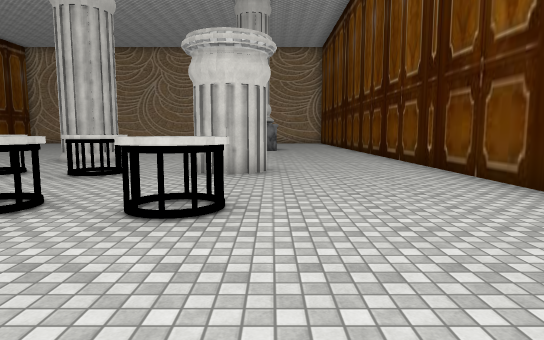
[1] (above)

17 first-person views from a walk through a scene from a Unity 3-D project. The camera is 1.5 m above the floor, tilts 6° down and sees 75° across. The floor is counted in squares, 2.09 m on a side. Each view is taken from the middle of a square. On the plan, view 1 faces up. The plan holds only what a view shows up to about 11 squares ahead; the rest is blank. The place goes on beyond the plan. The player is left out. Some surface patterns are stand-ins.

[2]
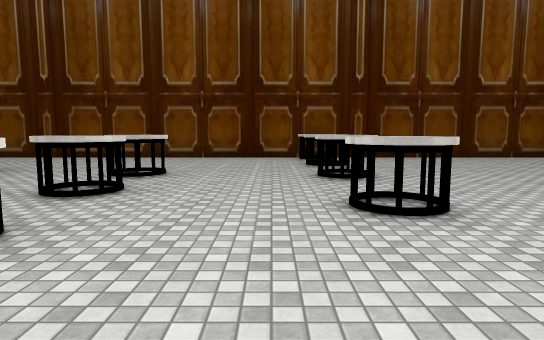

[3]
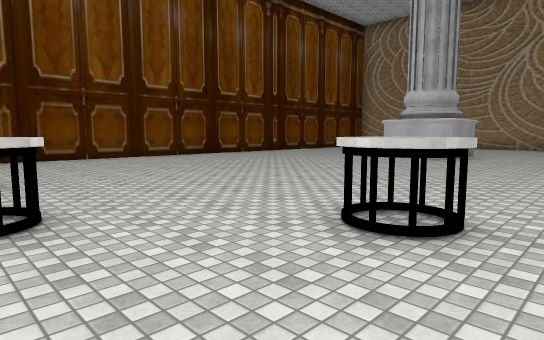

[4]
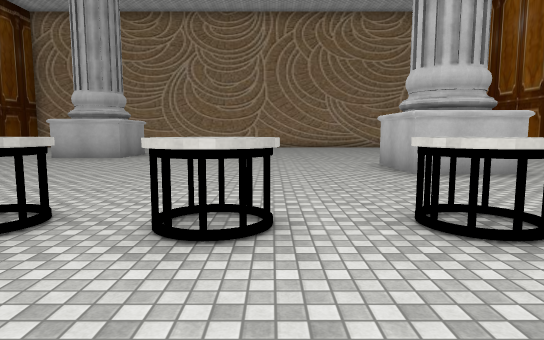

[5]
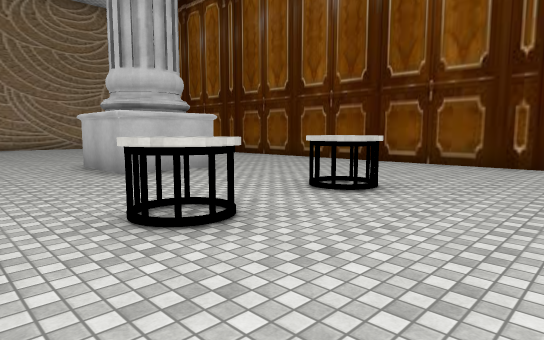

[6]
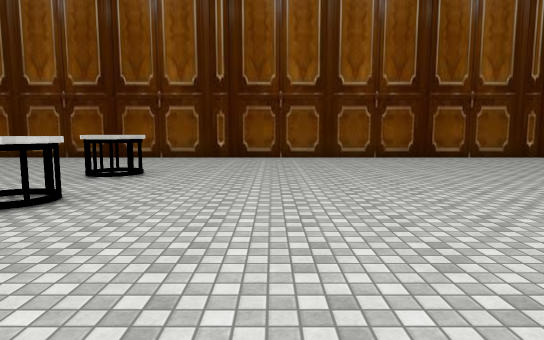

[7]
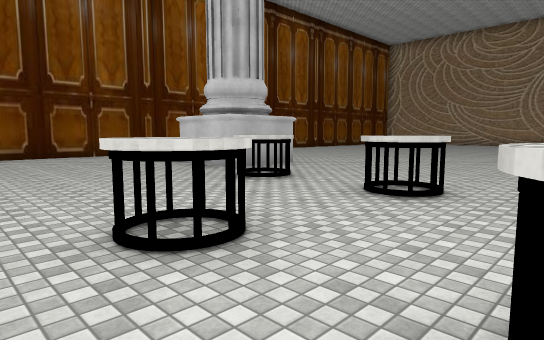

[8]
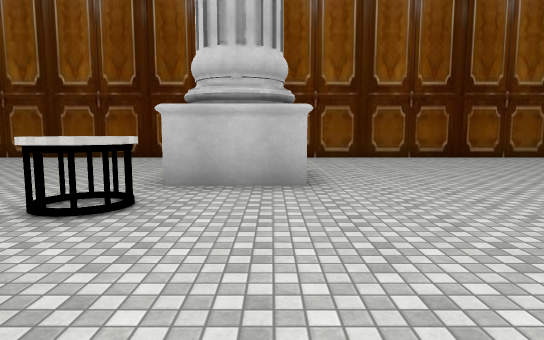

[9]
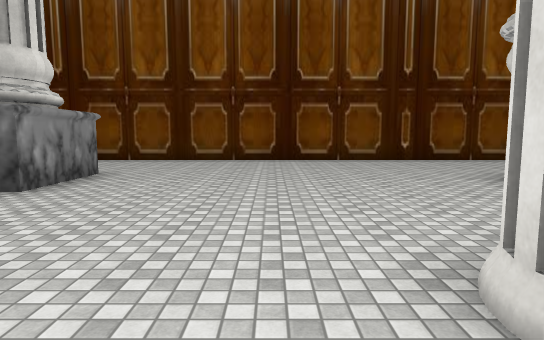

[10]
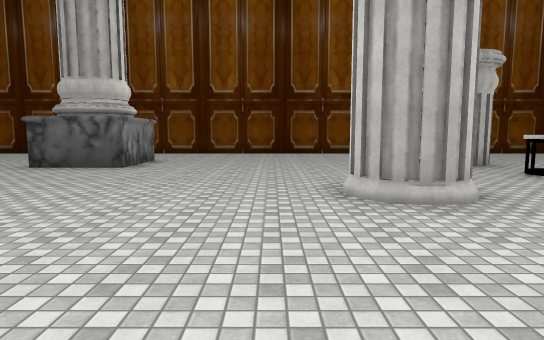

[11]
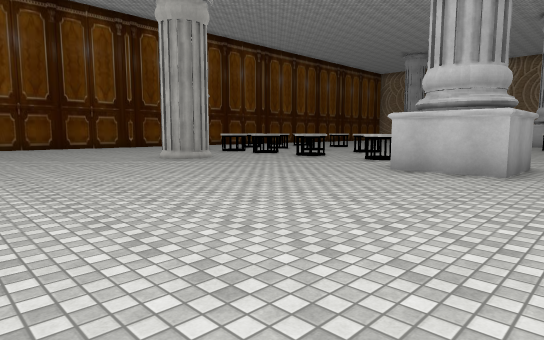

[12]
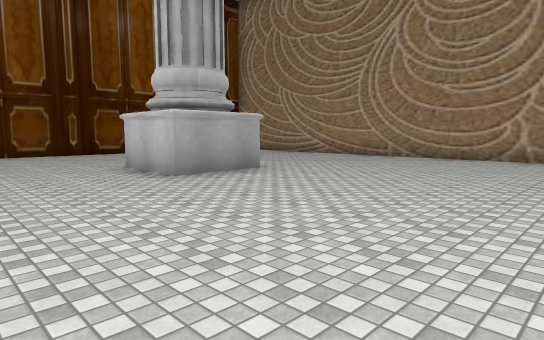

[13]
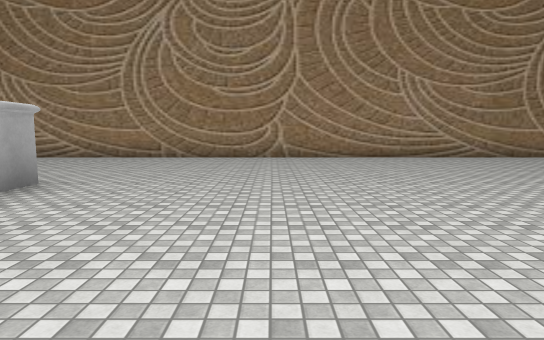

[14]
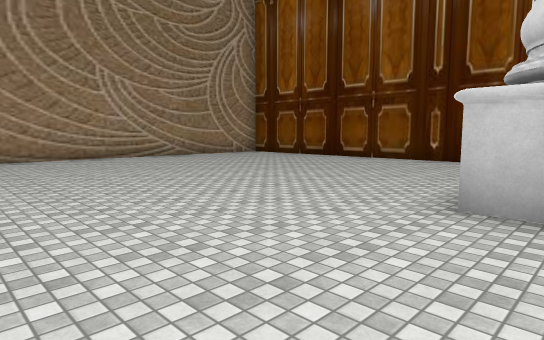

[15]
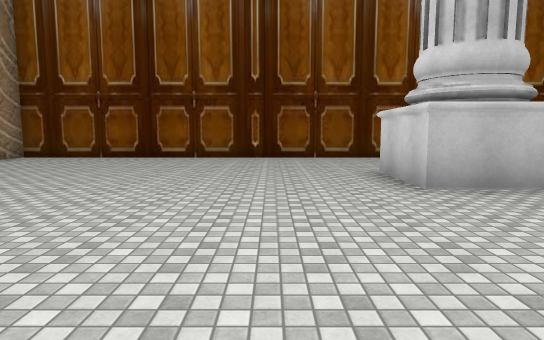

[16]
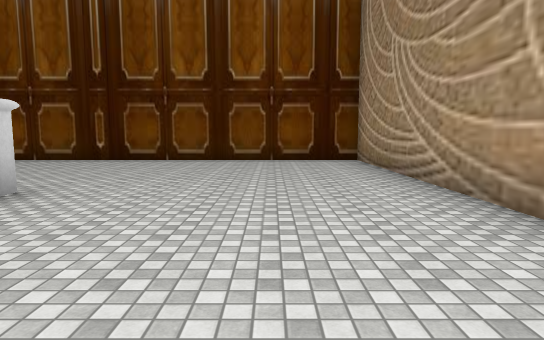

[17]
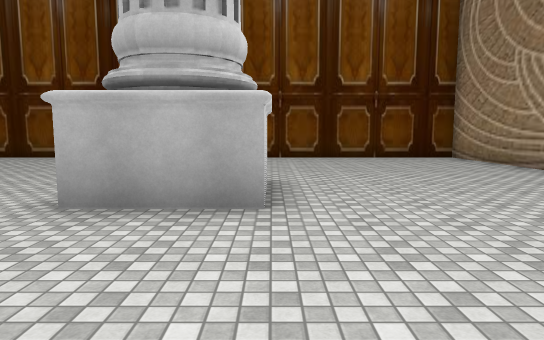

### Floor plan
Points are (right, up) in squares from view 1. A wall is a line through its corners. A room is listed if a view was taken in it or the views show most of it. See-through windows are left out.
Room 1 (views 1, 2, 3, 4, 5, 6, 7, 8, 9, 10, 11, 12, 13, 14, 15, 16, 17)
walls: (-12.5, -6.1) (-10.5, -6.1) (-10.5, -8) (-12.5, -8); (-10.7, 6.5) (-12.7, 6.5) (-12.7, 8.5) (-10.7, 8.5) (-10.7, 6.5); (-1.8, -11.9) (-3.7, -11.9) (-3.7, -10) (-1.8, -10); (0.2, 14) (-1.8, 14) (-1.8, 15.5); (-16.4, 15.5) (-16.4, -17.3) (3.3, -17.3) (3.3, 15.5)
objects: table (-12, -3); table (-10, -3) to (-9, -3); table (-10, 6) to (-9, 6); table (-8, -3) to (-7, -3); table (-7, 3); table (-7, 6); table (-6, -3); table (-5, 3); other object (-5, 6); table (-4, 0) to (-3, 0); table (-3, 3); table (-3, 6); table (-1, 0); table (-1, 3); other object (1, 0); other object (3, 0)

Where each view was taken, in squares from view 1:
view 1: 0 up, 0 right, facing up
view 2: 1 up, 7 left, facing right
view 3: 0 up, 7 left, facing down-right
view 4: 0 up, 8 left, facing down
view 5: 0 up, 8 left, facing down-left
view 6: 0 up, 6 left, facing left
view 7: 2 up, 5 left, facing up-left
view 8: 8 up, 6 left, facing left
view 9: 11 up, 6 left, facing right
view 10: 11 up, 9 left, facing right
view 11: 15 up, 14 left, facing down-right
view 12: 7 down, 9 left, facing down-right
view 13: 7 down, 7 left, facing down
view 14: 7 down, 7 left, facing down-left
view 15: 10 down, 6 left, facing left
view 16: 15 down, 6 left, facing right
view 17: 12 down, 7 left, facing right
